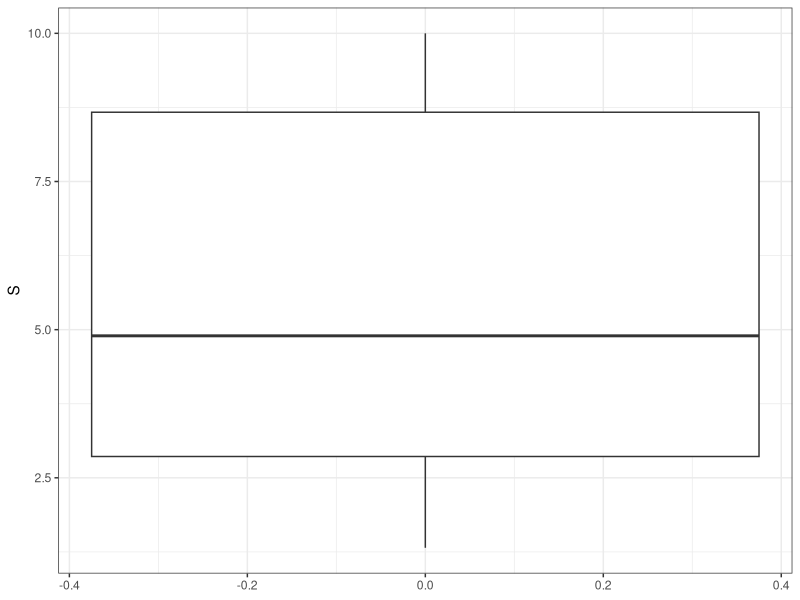
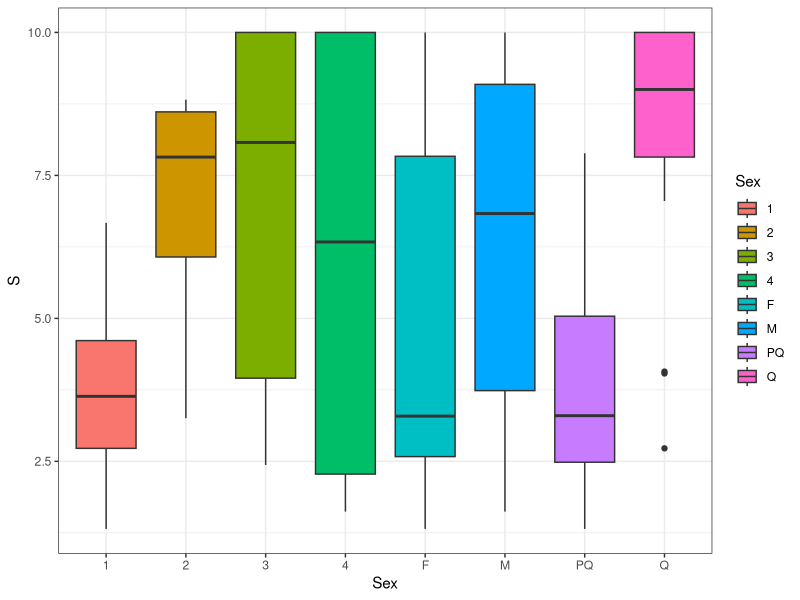

The R script that drew these images, in order:
## ---- chunk 1
knitr::opts_chunk$set(echo = TRUE)
## ---- chunk 2
library(ggplot2)
library(gridExtra)
## ---- chunk 3
sat <- read.csv('sat02.csv')
## ---- chunk 4
str(sat)
## ---- chunk 5
sat$Etype <- as.factor(sat$Etype)
summary(sat)
## ---- chunk 6
sapply(sat, function(x) sum(is.na(x)))
## ---- chunk 7
ggplot(data = sat, aes(y=S)) +
  geom_boxplot()+
  theme_bw()
## ---- chunk 8
ggplot(data=sat, aes(y=S))+
  geom_boxplot(aes(x=Sex, fill=Sex))+
  geom_boxplot(aes(x=Wtype, fill=Wtype))+
  geom_boxplot(aes(x=Etype, fill=Etype))+
  theme_bw()
## ---- chunk 9
intervalo <- 0.97
s <- sd(sat$S)
errorSd <- s/sqrt(length(sat$S))
valorCritico <- (1-intervalo)/2
tValue <- qt(c(valorCritico, 1-valorCritico), df = 37)
margenError <- tValue * errorSd
inicioIntervalo <- mean(sat$S) + margenError[1]
finIntervalo <- mean(sat$S) + margenError[2]

print(paste0("El intervalo de confianza es: [", inicioIntervalo, ',', finIntervalo, ']'))
## ---- chunk 10
# Para intervalo de confianza del 90%
x1 <-  mean(sat[sat$Wtype == "Q",]$S)
x2 <- mean(sat[sat$Wtype == "PQ",]$S)
sigma1 <- sd(sat[sat$Wtype == "Q",]$S)
sigma2 <- sd(sat[sat$Wtype == "PQ",]$S)
n1<- nrow(sat[sat$Wtype == "Q",])
n2<- nrow(sat[sat$Wtype == "PQ",])

s1_2 = sqrt((sigma1^2 / n1) + (sigma2^2 / n2))

t <- (x1 - x2) / (s1_2)
print(paste("El estadistico del contraste es: ", t))
valCritico <- qt(p = c(0.90, 0.10), df = 37)
print(paste("El valor critico es: ", valCritico))
p_value <-   2*(pt(q = t, df =  30, lower.tail = FALSE))
print(paste("El p-valor es: ", p_value))
## ---- chunk 11
# Para el intervalo de confianza de 0.95
t <- (x1 - x2) / (s1_2)
print(paste("El estadistico del contraste es: ", t))
valCritico <- qt(p = c(0.95, 0.05), df = 37)
print(paste("El valor critico es: ", valCritico))
p_value <-   2*(pt(q = t, df = 30, lower.tail = FALSE))
print(paste("El p-valor es: ", p_value))
## ---- chunk 12
# Para intervalo de confianza del 90%
x1 <-  mean(sat[sat$Sex == "M",]$S)
x2 <- mean(sat[sat$Sex == "F",]$S)
sigma1 <- sd(sat[sat$Sex == "M",]$S)
sigma2 <- sd(sat[sat$Sex == "F",]$S)
n1<- nrow(sat[sat$Sex == "M",])
n2<- nrow(sat[sat$Sex == "F",])

s1_2 = sqrt((sigma1^2 / n1) + (sigma2^2 / n2))

t <- (x1 - x2) / (s1_2)
print(paste("El estadistico del contraste es: ", t))
valCritico <- qt(p = c(0.90, 0.10), df = 37)
print(paste("El valor critico es: ", valCritico))
p_value <-   2*(pt(q = t, df =  30, lower.tail = FALSE))
print(paste("El p-valor es: ", p_value))
## ---- chunk 13
# Para el intervalo de confianza de 0.95
t <- (x1 - x2) / (s1_2)
print(paste("El estadistico del contraste es: ", t))
valCritico <- qt(p = c(0.95, 0.05), df = 30)
print(paste("El valor critico es: ", valCritico))
p_value <-   2*(pt(q = t, df = 30, lower.tail = FALSE))
print(paste("El p-valor es: ", p_value))
